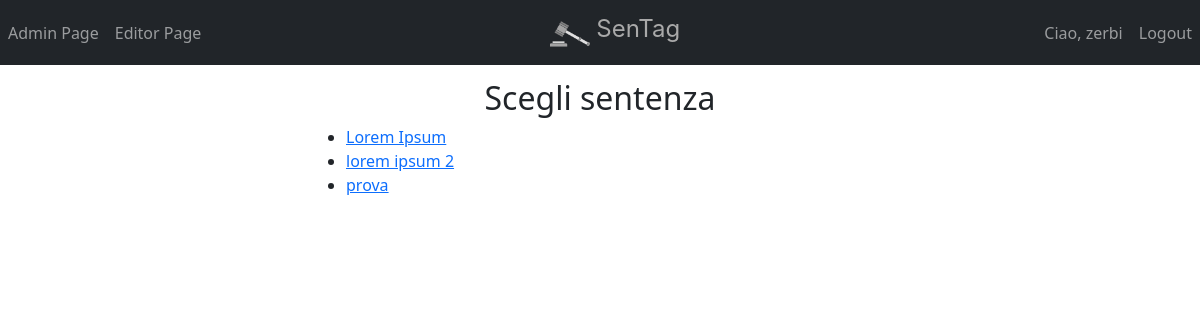
Page /sentenze/ (signed in) on the earlier database version.
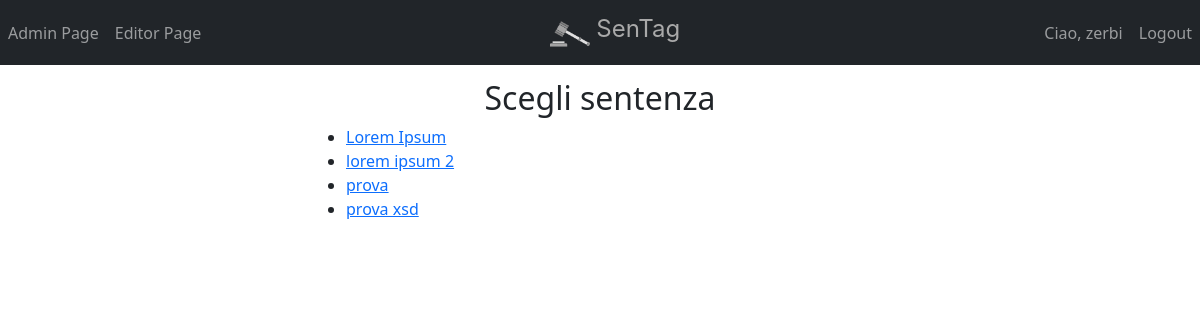
Same page on the later database version.
### tag_sentenze/models.py (models this page shows, shortened)
class Sentenza(models.Model):
    nome = models.CharField(max_length=30, unique=True)
    sentenza = models.FileField(
        upload_to='uploads/', help_text='Scegli la sentenza da taggare.')  # MEDIA_ROOT/uploads
    schema_xml = models.FileField(
        upload_to='uploads/', help_text='Scegli il file xml da utilizzare.')  # MEDIA_ROOT/uploads
    completed = models.BooleanField(default=False)
    testo_iniziale = models.TextField(blank=True)
    testo_taggato_html = models.TextField(blank=True)
    testo_taggato_xml = models.TextField(blank=True)
    def __str__(self):
        return self.nome

### tag_sentenze/views.py (the view)
# urls.py: path("sentenze/", views.list_sentenze, name="list-sentenze"),
@login_required
def list_sentenze(request):
    context = {
        'sentenze': Sentenza.objects.all()
    }
    return render(request, 'tag_sentenze/list_sentenze.html', context=context)

### tag_sentenze/templates/tag_sentenze/list_sentenze.html (shortened to what this page needs)
{% extends "tag_sentenze/layout.html" %}
{% block content %}
    <h2 class="title">Scegli sentenza</h2>
    <ul>
        {% for sentenza in sentenze %}
        <li>
            <a href="{% url 'tag_sentenze:tag-sentenza' sentenza.id %}"> {{ sentenza }} </a>
        </li>
        {% endfor %}
    </ul>
{% endblock %}

### tag_sentenze/templates/tag_sentenze/layout.html (shortened to what this page needs)
{% load static %}
{% load auth_extras %}
<!DOCTYPE html>
<html lang="en">
<head>
    <link href="https://cdn.jsdelivr.net/npm/bootstrap@5.0.0-beta3/dist/css/bootstrap.min.css" rel="stylesheet"
>
    <link href="{% static 'tag_sentenze/styles.css' %}" rel="stylesheet">
</head>
<body>
    <nav class="navbar navbar-expand-lg navbar-dark bg-dark">
        <div class="navbar-nav">
            {% if user.is_authenticated %}
                {% if user.is_staff %}
                    <a class="nav-item nav-link" href="/admin">Admin Page</a>
                    <a class="nav-item nav-link" href="{% url 'users:editor_page' %}">Editor Page</a>
                {% elif request.user|is_editor %}
                    <a class="nav-item nav-link" href="{% url 'users:editor_page' %}">Editor Page</a>
                {% endif %}
            {% endif %}
        </div>
        <div class="navbar-brand mx-auto">
            <a class="navbar-brand" href="{% url 'tag_sentenze:index' %}" id="logo">
                <img class="d-inline-block align-text-top" src="{% static 'tag_sentenze/favicon.png' %}" width="40">
                SenTag
            </a>
        </div>
        <div class="navbar-nav">
            {% if user.is_authenticated %}
                <a class="nav-item nav-link" href="">Ciao, {{ user.username }}</a>
                <a class="nav-item nav-link" href="{% url 'logout' %}">Logout</a>
            {% else %}
                <a class="nav-item nav-link" href="{% url 'login' %}">Login</a>
            {% endif %}
        </div>
    </nav>
    <div class="container-fluid px-2">
        <div class="row gx-2 top-buffer">
            <div class="col col-sm-3 sticky-top">
                <div class="p-2 no-border sticky-top">{% block sidebar %} {% endblock %}</div>
            </div>
            <div class="col col-sm-6">
                <div class="p-2 no-border">{% block content %} {% endblock %}</div>
            </div>
            <div class="col col-sm-3 ">
                <div class="p-2 no-border sticky-top ">{% block graph %} {% endblock %}</div>
            </div>
        </div>
    </div>
</body>
</html>

### tag_sentenze/static/tag_sentenze/styles.css (style rules this page uses)
#logo { text-align: center; font-family: -apple-system, BlinkMacSystemFont, 'Segoe UI', Roboto, Oxygen, Ubuntu, Cantarell, 'Open Sans', 'Helvetica Neue', sans-serif; font-size: x-large; color: darkgray; }
.title { text-align: center; user-select: none; }
.top-buffer { margin-top: 6px; margin-bottom: 6px; }
.navbar { height: 65px; user-select: none; }
.sticky-top { top: 6px; }

Differences in the rows shown:
added Sentenza: nome "prova xsd"
